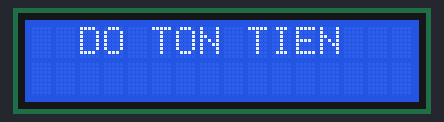
The sketch below on a simulated Arduino Uno, built with avr-gcc and run on an emulated ATmega328P. Parts: 16×2 character LCD.

Above: at 0.23 s.
At 1.92 s:
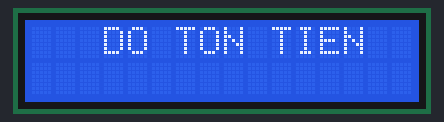
At 2.74 s:
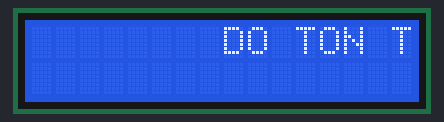
At 3.56 s:
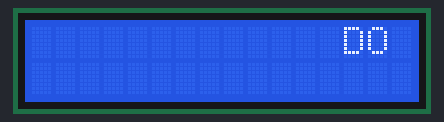
At 5.2 s:
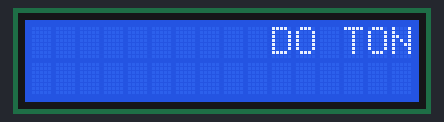
At 6.83 s:
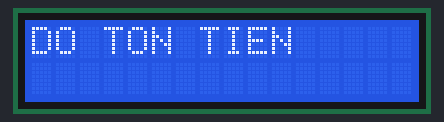

Measured:
- by itself, everything shown: repeats every 6.8 s, in 70 steps

The sketch:

lcd_chaychu.ino
```cpp
#include <Wire.h>
#include <LiquidCrystal_I2C.h>
int i;
LiquidCrystal_I2C lcd(0x3F,16,2);

void setup() {
  lcd.init();
  lcd.backlight();
  lcd.begin(16,2);
  }
void chayxuoi()
 {
  for(i=0;i<17;i++)
   {
    lcd.setCursor(i, 0);
    lcd.print("DO TON TIEN");
    delay(100);
    lcd.clear();delay(50);
    if (i==16) break;
   }
 }
void chaynguoc()
 {
  for(i=16;i>=0;i--)
  {
    lcd.setCursor(i, 0);
    lcd.print("DO TON TIEN");
    delay(100);
    lcd.clear();delay(50);
    if (i==0) break;
  }
 }
void nhay(int n)
 {
   int i;
   for(i=1;i<=n;i++)
   {
   lcd.setCursor(2, 0);
   lcd.print("DO TON TIEN"); delay(200);
   lcd.clear();delay(200);
   }
}
void loop()
{
nhay(3);
chayxuoi();
chaynguoc();
}
```
